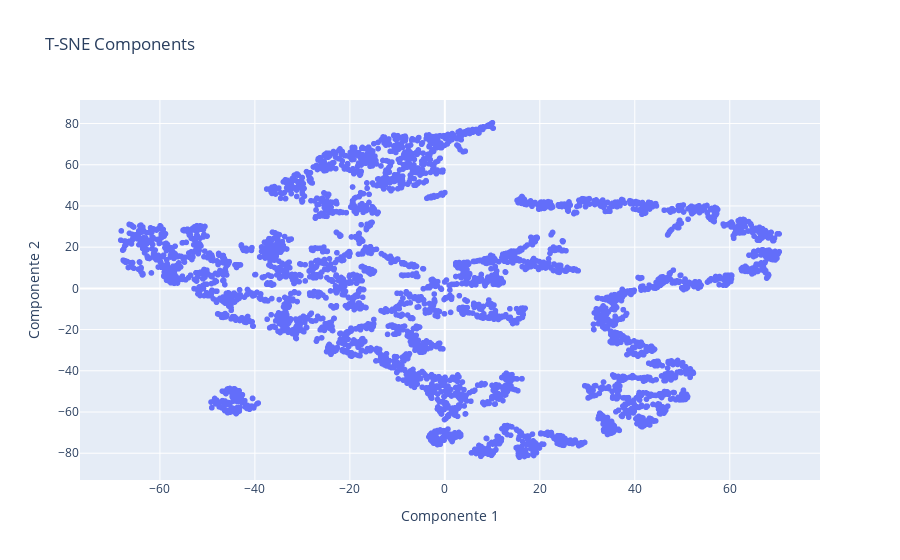

The cell this chart's notebook holds for it:
### Code cell
# Obtener las dos componentes principales
tsne_components = lrmfp[:, :2]

# Crear un DataFrame para facilitar la visualización
tsne_df = pd.DataFrame(tsne_components, columns=['Componente 1', 'Componente 2'])

# Crea un gráfico de dispersión con Plotly Express
fig = px.scatter(tsne_df, x='Componente 1', y='Componente 2', title='T-SNE Components')
fig.show()

### Figure 1 — Plotly figure (JSON) as saved in the notebook; plotly's stock layout.template omitted (floating-point values rounded to 4 significant figures; data arrays with more than 128 entries replaced by an {"elided": "..."} marker saying what was removed)
{"data": [{"hovertemplate": "Componente 1=%{x}<br>Componente 2=%{y}<extra></extra>", "legendgroup": "", "marker": {"color": "#636efa", "symbol": "circle"}, "mode": "markers", "name": "", "showlegend": false, "type": "scattergl", "x": {"elided": "4314 float values"}, "xaxis": "x", "y": {"elided": "4314 float values"}, "yaxis": "y"}], "layout": {"legend": {"tracegroupgap": 0}, "title": {"text": "T-SNE Components"}, "xaxis": {"anchor": "y", "domain": [0, 1], "title": {"text": "Componente 1"}}, "yaxis": {"anchor": "x", "domain": [0, 1], "title": {"text": "Componente 2"}}}}
